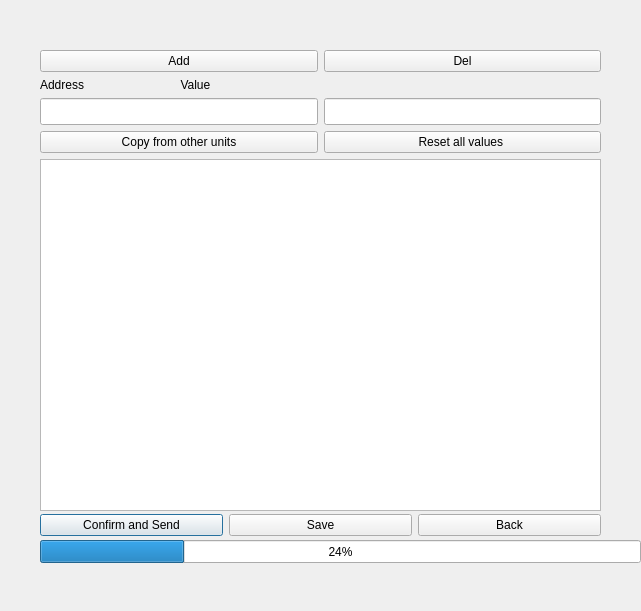
<?xml version="1.0" encoding="UTF-8"?>
<ui version="4.0">
 <class>send_Dialog</class>
 <widget class="QDialog" name="send_Dialog">
  <property name="geometry">
   <rect>
    <x>0</x>
    <y>0</y>
    <width>641</width>
    <height>611</height>
   </rect>
  </property>
  <property name="windowTitle">
   <string>Dialog</string>
  </property>
  <widget class="QWidget" name="layoutWidget">
   <property name="geometry">
    <rect>
     <x>40</x>
     <y>510</y>
     <width>561</width>
     <height>30</height>
    </rect>
   </property>
   <layout class="QHBoxLayout" name="horizontalLayout">
    <item>
     <widget class="QPushButton" name="confirmButton">
      <property name="text">
       <string>Confirm and Send</string>
      </property>
     </widget>
    </item>
    <item>
     <widget class="QPushButton" name="saveButton">
      <property name="text">
       <string>Save</string>
      </property>
     </widget>
    </item>
    <item>
     <widget class="QPushButton" name="cancelButton">
      <property name="text">
       <string>Back</string>
      </property>
     </widget>
    </item>
   </layout>
  </widget>
  <widget class="QWidget" name="verticalLayoutWidget">
   <property name="geometry">
    <rect>
     <x>40</x>
     <y>50</y>
     <width>561</width>
     <height>461</height>
    </rect>
   </property>
   <layout class="QVBoxLayout" name="verticalLayout">
    <item>
     <layout class="QHBoxLayout" name="horizontalLayout_4">
      <item>
       <widget class="QPushButton" name="addButton">
        <property name="text">
         <string>Add</string>
        </property>
       </widget>
      </item>
      <item>
       <widget class="QPushButton" name="delButton">
        <property name="text">
         <string>Del</string>
        </property>
       </widget>
      </item>
     </layout>
    </item>
    <item>
     <widget class="QLabel" name="label">
      <property name="text">
       <string>Address                             Value</string>
      </property>
     </widget>
    </item>
    <item>
     <layout class="QHBoxLayout" name="horizontalLayout_6">
      <item>
       <widget class="QLineEdit" name="registerAddressLineEdit">
        <property name="font">
         <font>
          <pointsize>12</pointsize>
         </font>
        </property>
       </widget>
      </item>
      <item>
       <widget class="QLineEdit" name="valueLineEdit">
        <property name="font">
         <font>
          <pointsize>12</pointsize>
         </font>
        </property>
       </widget>
      </item>
     </layout>
    </item>
    <item>
     <layout class="QHBoxLayout" name="horizontalLayout_2">
      <item>
       <widget class="QPushButton" name="copyButton">
        <property name="text">
         <string>Copy from other units</string>
        </property>
       </widget>
      </item>
      <item>
       <widget class="QPushButton" name="resetValueButton">
        <property name="minimumSize">
         <size>
          <width>275</width>
          <height>0</height>
         </size>
        </property>
        <property name="text">
         <string>Reset all values </string>
        </property>
       </widget>
      </item>
     </layout>
    </item>
    <item>
     <widget class="QTableWidget" name="activeValue"/>
    </item>
    <item>
     <layout class="QHBoxLayout" name="horizontalLayout_7"/>
    </item>
   </layout>
  </widget>
  <widget class="QProgressBar" name="progressBar">
   <property name="geometry">
    <rect>
     <x>40</x>
     <y>540</y>
     <width>601</width>
     <height>23</height>
    </rect>
   </property>
   <property name="value">
    <number>24</number>
   </property>
  </widget>
 </widget>
 <resources/>
 <connections/>
</ui>
